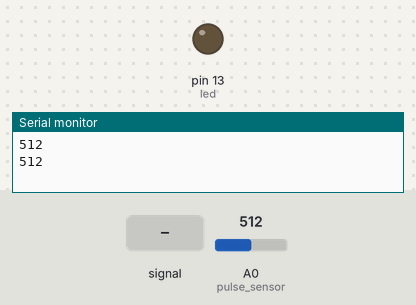
This sketch was run on a simulated Arduino Uno, built with avr-gcc and run on an emulated ATmega328P. On the bench: output pins drawn as LEDs (lit = HIGH), the last lines printed to the serial monitor. The inputs (shaded band) are chosen by the test bench; at power-on: A0 (pulse_sensor) = 512.

Above: at 1.8 s.
1.9 s: A0 (pulse_sensor) fed a 200 Hz sine of ±81 counts around its level
At 2.6 s:
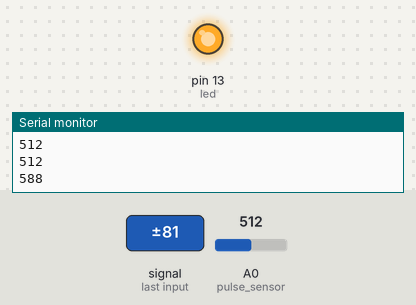
3.5 s: A0 (pulse_sensor) set to 560
5.0 s: A0 (pulse_sensor) set to 542
At 6.1 s:
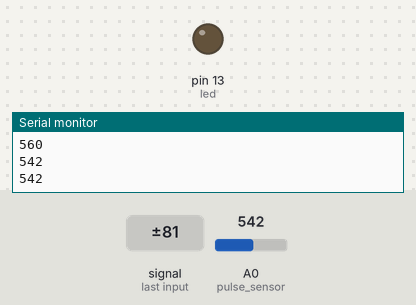
Timing chart, 0 to 8.0 s (numbered marks = the images above; inputs shaded):
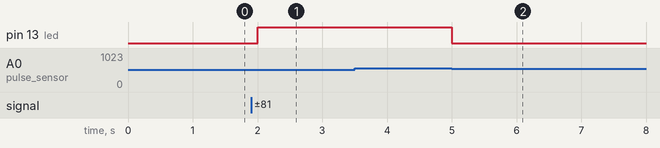

Measured:
- after the input at 1.9 s, pin 13 (led): LOW → HIGH after 0.10 s
- after the input at 5.0 s, pin 13 (led): HIGH → LOW at once

The sketch:

heart_sensor_raw.ino
```cpp
//rp_heart_sensor

int signal;
int threshold = 550;
int pulse_sensor=0;
int led=13;


void setup(){
  pinMode(led,OUTPUT);
  Serial.begin(9600);

}


void loop(){
  signal = analogRead(pulse_sensor);

  Serial.println(signal);

  if(signal > threshold){
    digitalWrite(led,HIGH);
  }

  else
    digitalWrite(led,LOW);

  delay(1000);
}
```
